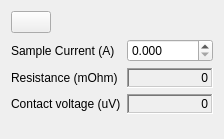
<?xml version="1.0" encoding="UTF-8"?>
<ui version="4.0">
 <class>deltaControl</class>
 <widget class="QWidget" name="deltaControl">
  <property name="geometry">
   <rect>
    <x>0</x>
    <y>0</y>
    <width>224</width>
    <height>139</height>
   </rect>
  </property>
  <property name="windowTitle">
   <string>Form</string>
  </property>
  <layout class="QFormLayout" name="formLayout">
   <item row="0" column="0" colspan="2">
    <layout class="QHBoxLayout" name="horizontalLayout">
     <item>
      <widget class="QPushButton" name="Run">
       <property name="maximumSize">
        <size>
         <width>16777215</width>
         <height>16777215</height>
        </size>
       </property>
       <property name="baseSize">
        <size>
         <width>0</width>
         <height>0</height>
        </size>
       </property>
       <property name="text">
        <string/>
       </property>
       <property name="icon">
        <iconset>
         <normaloff>player_play.png</normaloff>
         <normalon>player_pause.png</normalon>player_play.png</iconset>
       </property>
       <property name="checkable">
        <bool>true</bool>
       </property>
       <property name="checked">
        <bool>false</bool>
       </property>
       <property name="autoExclusive">
        <bool>true</bool>
       </property>
       <property name="flat">
        <bool>false</bool>
       </property>
      </widget>
     </item>
     <item>
      <spacer name="horizontalSpacer">
       <property name="orientation">
        <enum>Qt::Horizontal</enum>
       </property>
       <property name="sizeHint" stdset="0">
        <size>
         <width>40</width>
         <height>20</height>
        </size>
       </property>
      </spacer>
     </item>
    </layout>
   </item>
   <item row="1" column="0">
    <widget class="QLabel" name="label">
     <property name="text">
      <string>Sample Current (A)</string>
     </property>
    </widget>
   </item>
   <item row="1" column="1">
    <widget class="QDoubleSpinBox" name="Is">
     <property name="decimals">
      <number>3</number>
     </property>
     <property name="maximum">
      <double>0.105000000000000</double>
     </property>
     <property name="singleStep">
      <double>0.010000000000000</double>
     </property>
    </widget>
   </item>
   <item row="2" column="0">
    <widget class="QLabel" name="label_2">
     <property name="text">
      <string>Resistance (mOhm)</string>
     </property>
    </widget>
   </item>
   <item row="2" column="1">
    <widget class="QLabel" name="Rs">
     <property name="sizePolicy">
      <sizepolicy hsizetype="Minimum" vsizetype="Fixed">
       <horstretch>0</horstretch>
       <verstretch>0</verstretch>
      </sizepolicy>
     </property>
     <property name="minimumSize">
      <size>
       <width>0</width>
       <height>20</height>
      </size>
     </property>
     <property name="frameShape">
      <enum>QFrame::WinPanel</enum>
     </property>
     <property name="frameShadow">
      <enum>QFrame::Sunken</enum>
     </property>
     <property name="text">
      <string>0</string>
     </property>
     <property name="alignment">
      <set>Qt::AlignRight|Qt::AlignTrailing|Qt::AlignVCenter</set>
     </property>
    </widget>
   </item>
   <item row="3" column="0">
    <widget class="QLabel" name="label_3">
     <property name="text">
      <string>Contact voltage (uV)</string>
     </property>
    </widget>
   </item>
   <item row="3" column="1">
    <widget class="QLabel" name="Vth">
     <property name="sizePolicy">
      <sizepolicy hsizetype="Minimum" vsizetype="Fixed">
       <horstretch>0</horstretch>
       <verstretch>0</verstretch>
      </sizepolicy>
     </property>
     <property name="minimumSize">
      <size>
       <width>0</width>
       <height>20</height>
      </size>
     </property>
     <property name="frameShape">
      <enum>QFrame::WinPanel</enum>
     </property>
     <property name="frameShadow">
      <enum>QFrame::Sunken</enum>
     </property>
     <property name="text">
      <string>0</string>
     </property>
     <property name="alignment">
      <set>Qt::AlignRight|Qt::AlignTrailing|Qt::AlignVCenter</set>
     </property>
    </widget>
   </item>
  </layout>
 </widget>
 <resources/>
 <connections/>
</ui>
